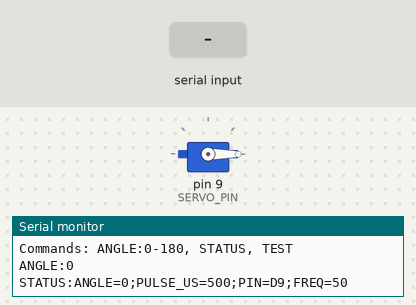
Bench run of a sketch on a simulated Arduino Uno, built with avr-gcc and run on an emulated ATmega328P. Parts: servo, the last lines printed to the serial monitor. The test bench sets the inputs (shaded band).

Above: at 1.5 s.
1.6 s: "TEST\n" received over Serial
At 2.06 s:
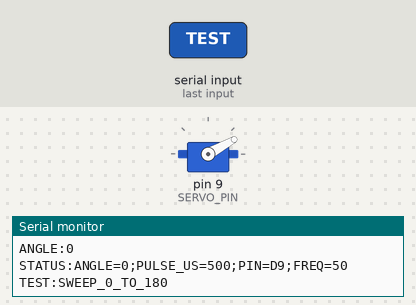
At 2.67 s:
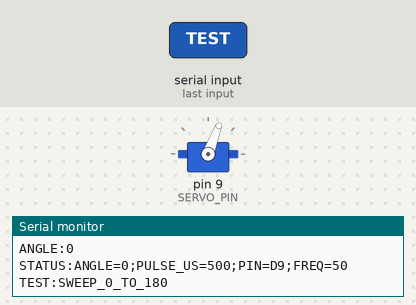
4.6 s: "90,45\n" received over Serial
At 4.79 s:
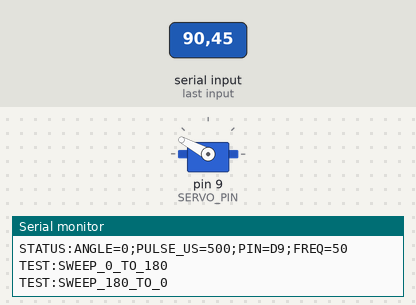
Timing chart, 0 to 8.6 s (numbered marks = the images above; inputs shaded):
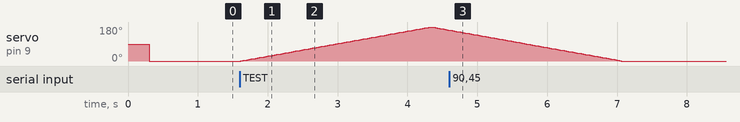

The sketch:

arduino_uno_servo_test.ino
```cpp
#include <Servo.h>

// Arduino Uno 舵机输出脚。D9 使用 Servo 库的 Timer1 定时脉冲，
// 与 ESP32-C3 的 LEDC 无关，可用于独立验证舵机、供电和接线。
constexpr uint8_t SERVO_PIN = 9;
constexpr int MIN_ANGLE = 0;
constexpr int MAX_ANGLE = 180;
constexpr int MIN_PULSE_US = 500;
constexpr int MAX_PULSE_US = 2400;
constexpr uint16_t SWEEP_STEP_DELAY_MS = 15;

Servo servo;
int currentAngle = 0;
char commandBuffer[24];
uint8_t commandLength = 0;

void reportStatus() {
  const int pulseUs = map(currentAngle, MIN_ANGLE, MAX_ANGLE, MIN_PULSE_US, MAX_PULSE_US);
  Serial.print(F("STATUS:ANGLE="));
  Serial.print(currentAngle);
  Serial.print(F(";PULSE_US="));
  Serial.print(pulseUs);
  Serial.println(F(";PIN=D9;FREQ=50"));
}

bool setServoAngle(int angle) {
  if (angle < MIN_ANGLE || angle > MAX_ANGLE) {
    Serial.println(F("ERROR:ANGLE_OUT_OF_RANGE"));
    return false;
  }

  currentAngle = angle;
  const int pulseUs = map(currentAngle, MIN_ANGLE, MAX_ANGLE, MIN_PULSE_US, MAX_PULSE_US);
  servo.writeMicroseconds(pulseUs);
  Serial.print(F("ANGLE:"));
  Serial.println(currentAngle);
  reportStatus();
  return true;
}

bool parseAngle(const char *text, int &angle) {
  if (text[0] == '\0') return false;
  long value = 0;
  for (const char *cursor = text; *cursor != '\0'; ++cursor) {
    if (*cursor < '0' || *cursor > '9') return false;
    value = value * 10 + (*cursor - '0');
    if (value > MAX_ANGLE) return false;
  }
  angle = static_cast<int>(value);
  return true;
}

void sweepTest() {
  Serial.println(F("TEST:SWEEP_0_TO_180"));
  for (int angle = MIN_ANGLE; angle <= MAX_ANGLE; ++angle) {
    const int pulseUs = map(angle, MIN_ANGLE, MAX_ANGLE, MIN_PULSE_US, MAX_PULSE_US);
    servo.writeMicroseconds(pulseUs);
    currentAngle = angle;
    delay(SWEEP_STEP_DELAY_MS);
  }
  Serial.println(F("TEST:SWEEP_180_TO_0"));
  for (int angle = MAX_ANGLE; angle >= MIN_ANGLE; --angle) {
    const int pulseUs = map(angle, MIN_ANGLE, MAX_ANGLE, MIN_PULSE_US, MAX_PULSE_US);
    servo.writeMicroseconds(pulseUs);
    currentAngle = angle;
    delay(SWEEP_STEP_DELAY_MS);
  }
  reportStatus();
  Serial.println(F("TEST:DONE"));
}

void handleCommand(char *command) {
  if (strcmp(command, "STATUS") == 0) {
    reportStatus();
    return;
  }
  if (strcmp(command, "TEST") == 0) {
    sweepTest();
    return;
  }
  const char anglePrefix[] = "ANGLE:";
  if (strncmp(command, anglePrefix, sizeof(anglePrefix) - 1) == 0) {
    int angle = 0;
    if (parseAngle(command + sizeof(anglePrefix) - 1, angle)) {
      setServoAngle(angle);
    } else {
      Serial.println(F("ERROR:INVALID_ANGLE"));
    }
    return;
  }
  Serial.println(F("ERROR:EXPECTED_ANGLE_STATUS_OR_TEST"));
}

void setup() {
  Serial.begin(115200);
  servo.attach(SERVO_PIN, MIN_PULSE_US, MAX_PULSE_US);
  delay(300);
  Serial.println(F("Arduino Uno servo test ready"));
  Serial.println(F("Commands: ANGLE:0-180, STATUS, TEST"));
  setServoAngle(0);
}

void loop() {
  while (Serial.available() > 0) {
    const char received = static_cast<char>(Serial.read());
    if (received == '\r') continue;
    if (received == '\n') {
      commandBuffer[commandLength] = '\0';
      handleCommand(commandBuffer);
      commandLength = 0;
    } else if (commandLength < sizeof(commandBuffer) - 1) {
      commandBuffer[commandLength++] = received;
    } else {
      commandLength = 0;
      Serial.println(F("ERROR:COMMAND_TOO_LONG"));
    }
  }
}
```

Measured:
- after the input at 1.6 s, servo on pin 9 (SERVO_PIN): rises from 0° to 180° in 2.7 s, then falls to 164° in 0.24 s
